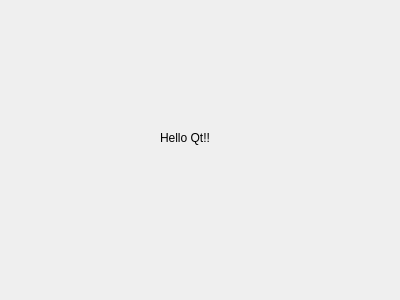
<?xml version="1.0" encoding="UTF-8"?>
<ui version="4.0">
 <class>hello_qt</class>
 <widget class="QDialog" name="hello_qt">
  <property name="geometry">
   <rect>
    <x>0</x>
    <y>0</y>
    <width>400</width>
    <height>300</height>
   </rect>
  </property>
  <property name="windowTitle">
   <string>Dialog</string>
  </property>
  <widget class="QLabel" name="label">
   <property name="geometry">
    <rect>
     <x>160</x>
     <y>130</y>
     <width>60</width>
     <height>16</height>
    </rect>
   </property>
   <property name="text">
    <string>Hello Qt!!</string>
   </property>
  </widget>
 </widget>
 <resources/>
 <connections/>
</ui>
